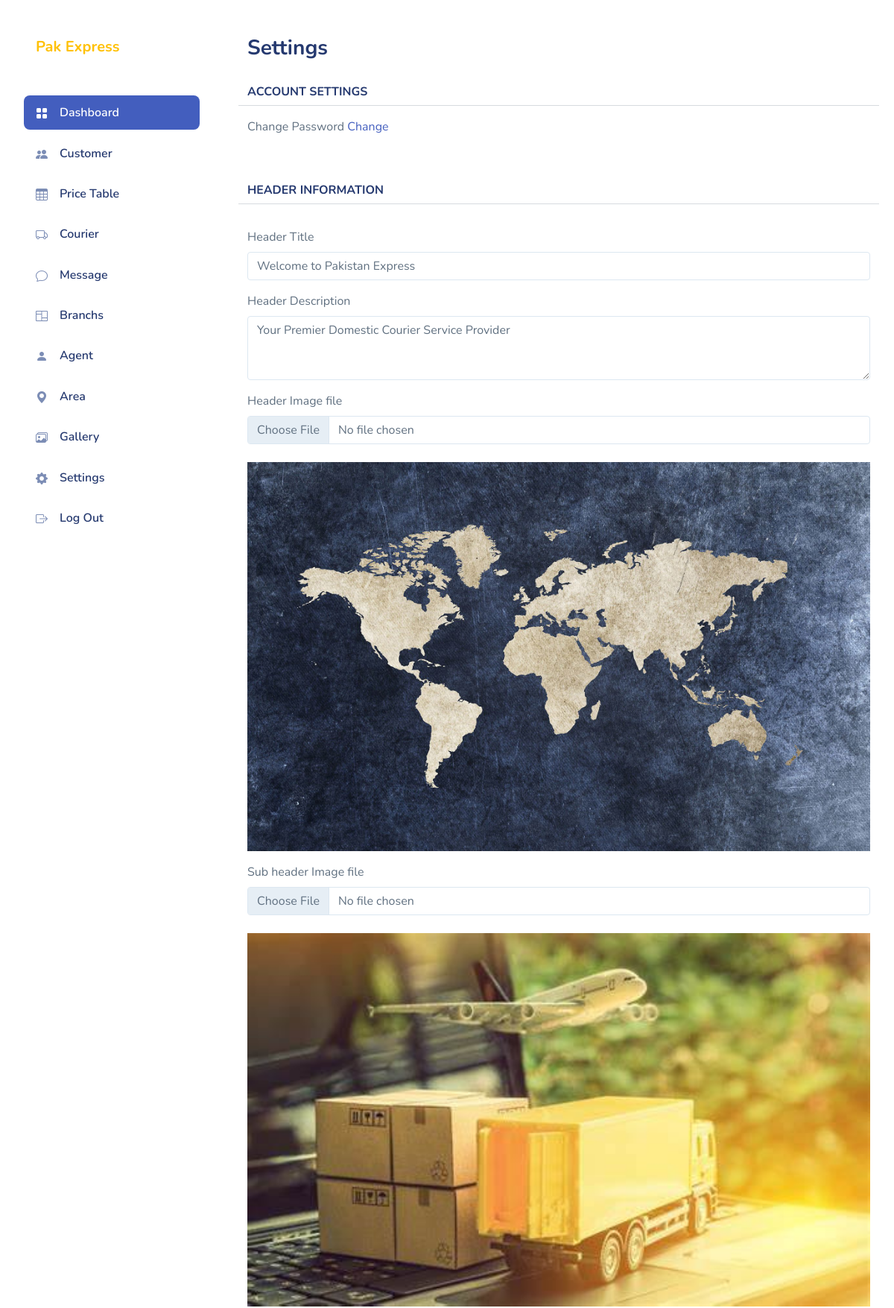
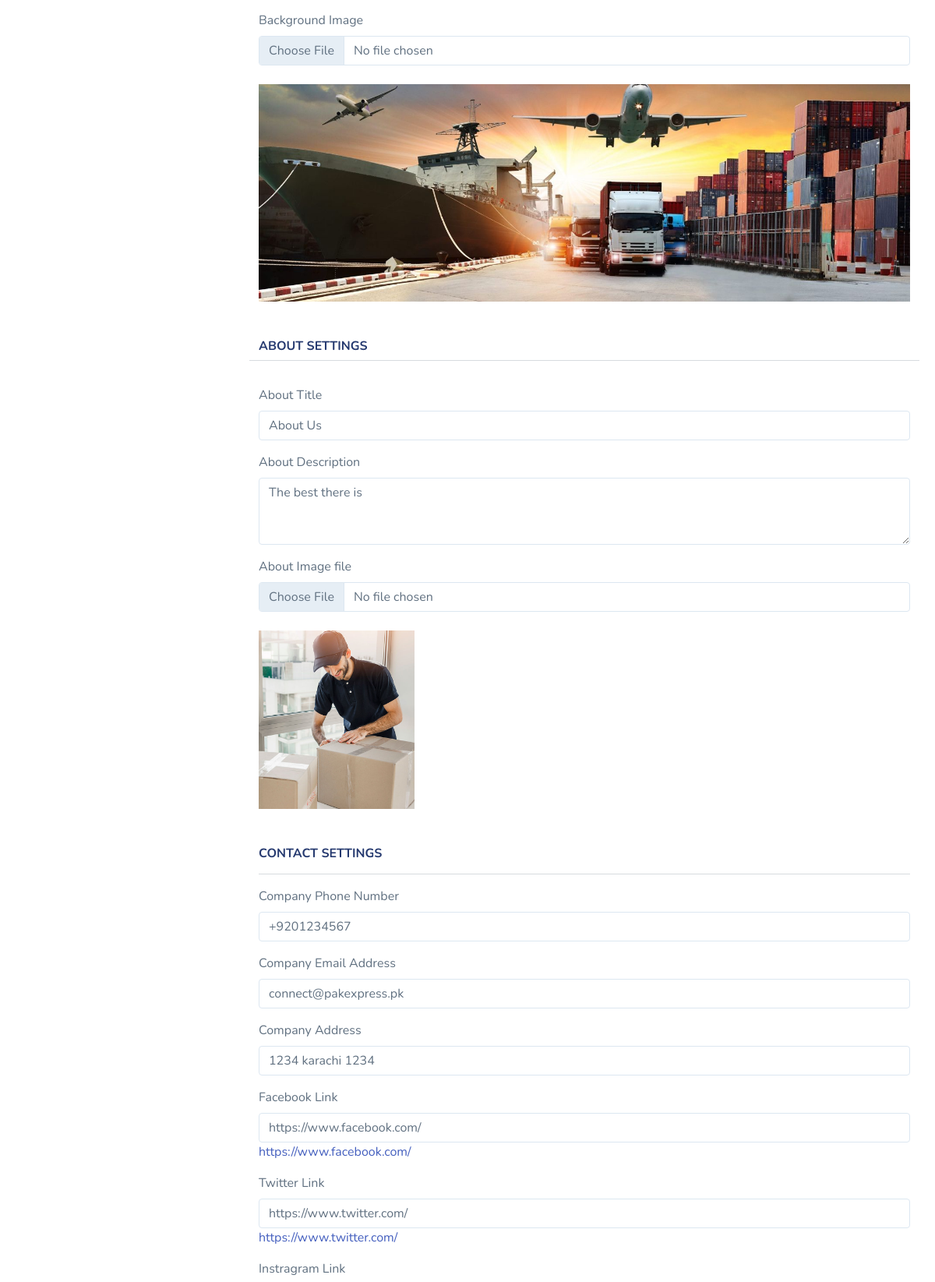
Page /Admin/settings.php (signed in, upper part) on the committed database (2 pictures, top to bottom).
### tables this page shows
CREATE TABLE `settings` (
  `header_image` varchar(255) NOT NULL,
  `header_title` varchar(255) NOT NULL,
  `header_desc` varchar(1000) NOT NULL,
  `about_title` varchar(255) NOT NULL,
  `about_desc` varchar(1000) NOT NULL,
  `company_phone` varchar(255) NOT NULL,
  `company_email` varchar(255) NOT NULL,
  `company_address` varchar(255) NOT NULL,
  `sub_image` varchar(255) NOT NULL,
  `about_image` varchar(255) NOT NULL,
  `link_facebook` varchar(255) NOT NULL,
  `link_twiiter` varchar(255) NOT NULL,
  `link_instragram` varchar(255) NOT NULL,
  `background_image` varchar(255) NOT NULL
);

### server/inc/get.php (called while the page is built, shortened)
<?php
function getAllSettings()
{
    include 'connection.php';
    $settings = "SELECT * FROM settings";
    return mysqli_query($con, $settings);
}

### Admin/settings.php (the view, shortened to what this page needs)
<!DOCTYPE html>
<html lang="en">
<?php include 'pages/head.php'; ?>
<body>
    <div id="app">
        <div id="sidebar" class="active">
            <div class="sidebar-wrapper active">
                <div class="sidebar-header">
                    <div class="d-flex justify-content-between mt-0 px-2">
                        <h1 class="mb-0"><a href="index.php" class="text-warning h5 mb-0 px-2 ">Pak Express </a></h1>
                    </div>
                </div>
                <div class="sidebar-menu">
                    <ul class="menu">
                        <li class="sidebar-item active ">
                            <a href="index.php" class='sidebar-link'>
                                <i class="bi bi-grid-fill"></i>
                                <span>Dashboard</span>
                            </a>
                        </li>
                        <li class="sidebar-item ">
                            <a href="customer.php" class='sidebar-link'>
                                <i class="bi bi-people-fill"></i>
                                <span>Customer</span>
                            </a>
                        </li>
                        <li class="sidebar-item">
                            <a href="price.php" class='sidebar-link'>
                                <i class="bi bi-table"></i>
                                <span>Price Table</span>
                            </a>
                        </li>
                        <li class="sidebar-item">
                            <a href="courier.php" class='sidebar-link'>
                                <i class="bi bi-truck"></i>
                                <span>Courier</span>
                            </a>
                        </li>
                        <li class="sidebar-item">
                            <a href="message.php" class='sidebar-link'>
                                <i class="bi bi-chat"></i>
                                <span>Message</span>
                            </a>
                        </li>
                        <?php if (isset($_SESSION['admin']) && $_SESSION['admin'] == 'admin') : ?>
                            <li class="sidebar-item">
                                <a href="branch.php" class='sidebar-link'>
                                    <i class="bi bi-columns"></i>
                                    <span>Branchs</span>
                                </a>
                            </li>
                        <?php endif; ?>
                        <li class="sidebar-item">
                            <a href="agent.php" class='sidebar-link'>
                                <i class="bi bi-person-fill"></i>
                                <span>Agent </span>
                            </a>
                            <?php if (isset($_SESSION['admin']) && $_SESSION['admin'] == 'admin') : ?>
                        </li>
                        <li class="sidebar-item">
                            <a href="area.php" class='sidebar-link'>
                                <i class="bi bi-geo-alt-fill"></i>
                                <span>Area</span>
                            </a>
                        </li>
                        <li class="sidebar-item">
                            <a href="gallery.php" class='sidebar-link'>
                                <i class="bi bi-images"></i>
                                <span>Gallery</span>
                            </a>
                        </li>
                    <?php endif; ?>
                    <li class="sidebar-item">
                        <a href="settings.php" class='sidebar-link'>
                            <i class="bi bi-gear-fill"></i>
                            <span>Settings</span>
                        </a>
                    </li>
                    <li class="sidebar-item">
                        <a href="logout.php" class='sidebar-link'>
                            <i class="bi bi-box-arrow-right"></i>
                            <span>Log Out</span>
                        </a>
                    </li>
                    </ul>
                </div>
            </div>
        </div>
        <div id="main">
            <div class="page-heading">
                <h3>Settings</h3>
            </div>
            <div class="page-content">
                <section class="row">
                    <div class="col-12 col-lg-12">
                        <div class="row">
                            <div class="page-content">
                                <section class="row">
                                    <h6>ACCOUNT SETTINGS</h6>
                                    <hr>
                                    <p>Change Password <a data-bs-toggle="modal" data-bs-target="#ChangePasswordModal" href="">Change</a> </p>
                                </section>
                                <?php if (isset($_SESSION['admin']) && $_SESSION['admin'] == 'admin') : ?>
                                    <section class="row">
                                        <h6 class="mt-5">HEADER INFORMATION</h6>
                                        <hr>
                                        <?php
                                        $setting = getAllSettings();
                                        if ($res = mysqli_fetch_assoc($setting)) {
                                            $img = $res['header_image'];
                                            $img_src = "../server/uploads/settings/" . $img;
                                            $imgs = $res['sub_image'];
                                            $imgs_src = "../server/uploads/settings/" . $imgs;
                                            $background_image = $res['background_image'];
                                            $background_image_src = "../server/uploads/settings/" . $background_image;
                                        ?>
                                            <div class="col-md-12 mt-3">
                                                <label for="validationCustom01" class="form-label">Header Title</label>
                                                <input type="text" onchange='settingsUpdate(this, "header_title")' value="<?php echo $res['header_title']; ?>" class="form-control" name="category_name" id="validationCustom01" placeholder="Header Title" required>
                                            </div>
                                            <div class="col-md-12 mt-3">
                                                <label for="product_desc" class="form-label">Header Description</label>
                                                <textarea onchange='settingsUpdate(this, "header_desc")' class="form-control" id="header_desc" required rows="3"><?php echo $res['header_desc']; ?></textarea>
                                            </div>
                                            <form class="mt-3" method="POST" enctype="multipart/form-data">
                                                <div class="mb-3">
                                                    <label for="formFile" class="form-label">Header Image file</label>
                                                    <input class="form-control" onchange="uploadSettingImage(this.form);" name="file" type="file" id="formFile">
                                                </div>
                                            </form>
                                            <img class="mt-2" width="200px" src='<?php echo $img_src; ?>'>
                                            <form class="mt-3" method="POST" enctype="multipart/form-data">
                                                <div class="mb-3">
                                                    <label for="formFile" class="form-label">Sub header Image file</label>
                                                    <input class="form-control" onchange="uploadSettingImage(this.form);" name="file" type="file" id="formFile">
                                                </div>
                                            </form>
                                            <img class="mt-2" width="200px" src='<?php echo $imgs_src; ?>'>
                                            <form class="mt-3" method="POST" enctype="multipart/form-data">
                                                <div class="mb-3">
                                                    <label for="formFile" class="form-label">Background Image</label>
                                                    <input class="form-control" onchange="uploadSettingImage(this.form);" name="file" type="file" id="formFile">
                                                </div>
                                            </form>
                                            <img class="mt-2" width="200px" src='<?php echo $background_image_src; ?>'>
                                        <?php } ?>
                                        <h6 class="mt-5">ABOUT SETTINGS</h6>
                                        <hr>
                                        <?php
                                        $setting = getAllSettings();
                                        if ($res = mysqli_fetch_assoc($setting)) {
                                            $about = $res['about_image'];
                                            $about_src = "../server/uploads/settings/" . $about;
                                        ?>
                                            <div class="col-md-12 mt-3">
                                                <label for="validationCustom01" class="form-label">About Title</label>
                                                <input type="text" onchange='settingsUpdate(this, "about_title")' value="<?php echo $res['about_title']; ?>" class="form-control" id="about_title" placeholder="About Title" required>
                                            </div>
                                            <div class="col-md-12 mt-3">
                                                <label for="product_desc" class="form-label">About Description</label>
                                                <textarea onchange='settingsUpdate(this, "about_desc")' class="form-control" id="about_desc" required rows="3"><?php echo $res['about_desc']; ?></textarea>
                                                <form class="mt-3" method="POST" enctype="multipart/form-data">
                                                    <div class="mb-3">
                                                        <label for="formFile" class="form-label">About Image file</label>
                                                        <input class="form-control" onchange="uploadSettingImage(this.form);" name="file" type="file" id="formFile">
                                                    </div>
                                                </form>
                                                <img class="mt-2" width="200px" src='<?php echo $about_src; ?>'>
                                            <?php } ?>
                                            <h6 class="mt-5">CONTACT SETTINGS</h6>
                                            <hr>
                                            <?php
                                            $setting = getAllSettings();
                                            if ($res = mysqli_fetch_assoc($setting)) { ?>
                                                <div class="col-md-12 mt-3">
                                                    <label for="validationCustom01" class="form-label">Company Phone
                                                        Number</label>
                                                    <input type="text" onchange='settingsUpdate(this, "company_phone")' value="<?php echo $res['company_phone']; ?>" class="form-control" id="company_phone" placeholder="Company Phone Number" required>
                                                </div>
                                                <div class="col-md-12 mt-3">
                                                    <label for="validationCustom01" class="form-label">Company Email
                                                        Address</label>
                                                    <input type="text" onchange='settingsUpdate(this, "company_email")' value="<?php echo $res['company_email']; ?>" class="form-control" id="company_email" placeholder="Company Email Address" required>
                                                </div>
                                                <div class="col-md-12 mt-3">
                                                    <label for="validationCustom01" class="form-label">Company Address</label>
                                                    <input type="text" onchange='settingsUpdate(this, "company_address")' value="<?php echo $res['company_address']; ?>" class="form-control" id="company_address" placeholder="Company Address" required>
                                                </div>
                                                <div class="col-md-12 mt-3">
                                                    <label for="validationCustom01" class="form-label">Facebook Link</label>
                                                    <input type="text" onchange='settingsUpdate(this, "link_facebook")' value="<?php echo $res['link_facebook']; ?>" class="form-control" id="link_facebook" placeholder="Facebook Link" required>
                                                    <a href="<?php echo $res['link_facebook']; ?>"><?php echo $res['link_facebook']; ?></a>
                                                </div>
                                                <div class="col-md-12 mt-3">
                                                    <label for="validationCustom01" class="form-label">Twitter Link</label>
                                                    <input type="text" onchange='settingsUpdate(this, "link_twiiter")' value="<?php echo $res['link_twiiter']; ?>" class="form-control" id="link_twiiter" placeholder="Twitter Link" required>
                                                    <a href="<?php echo $res['link_twiiter']; ?>"><?php echo $res['link_twiiter']; ?></a>
                                                </div>
                                                <div class="col-md-12 mt-3">
                                                    <label for="validationCustom01" class="form-label">Instragram Link</label>
                                                </div>
                                            <?php } ?>
                                    </section>
                                <?php endif; ?>
                            </div>
                        </div>
                    </div>
                </section>
            </div>
        </div>
    </div>
</body>
</html>

### rows in the picture
settings: category_name "Welcome to Pakistan Express", header_desc "Your Premier Domestic Courier Service Provider", header_image (picture), sub_image (picture), background_image (picture), about_title "About Us", about_desc "The best there is", about_image (picture), company_phone "+9201234567", company_email "connect@pakexpress.pk", company_address "1234 karachi 1234", link_facebook "https://www.facebook.com/", link_twiiter "https://www.twitter.com/"
